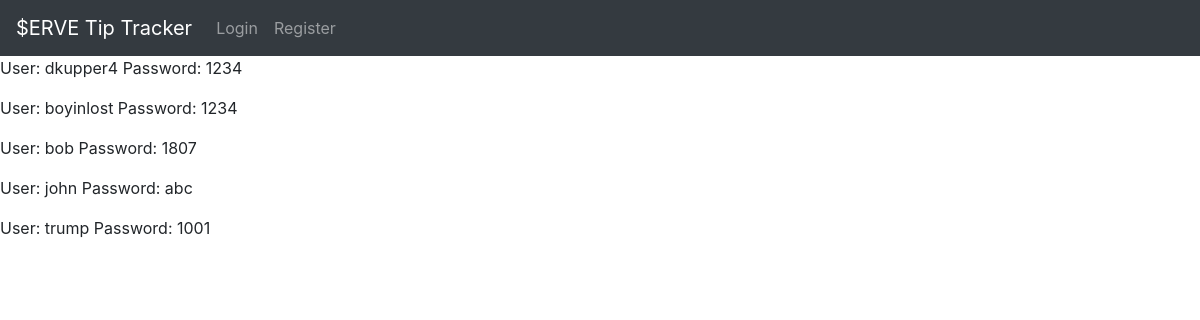
The page /admin on the database its author committed.
### app.py (models this page shows)
class User(db.Model, UserMixin):
    id = db.Column(db.Integer, primary_key=True)
    username = db.Column(db.String(100), unique = True, nullable = False)
    password = db.Column(db.String(100), nullable = False)

### app.py (the view)
@app.route("/admin")
def view():
    return render_template('admin.html', values=User.query.all())

### templates/admin.html
{% extends "base.html" %}
{% block content %}
    {% for item in values %}
        <p>User: {{item.username}} Password: {{item.password}}</p>
    {% endfor %}
{% endblock %}

### rows shown on the page
User: username "dkupper4", password "1234"
User: username "boyinlost", password "1234"
User: username "bob", password "1807"
User: username "john", password "abc"
User: username "trump", password "1001"
